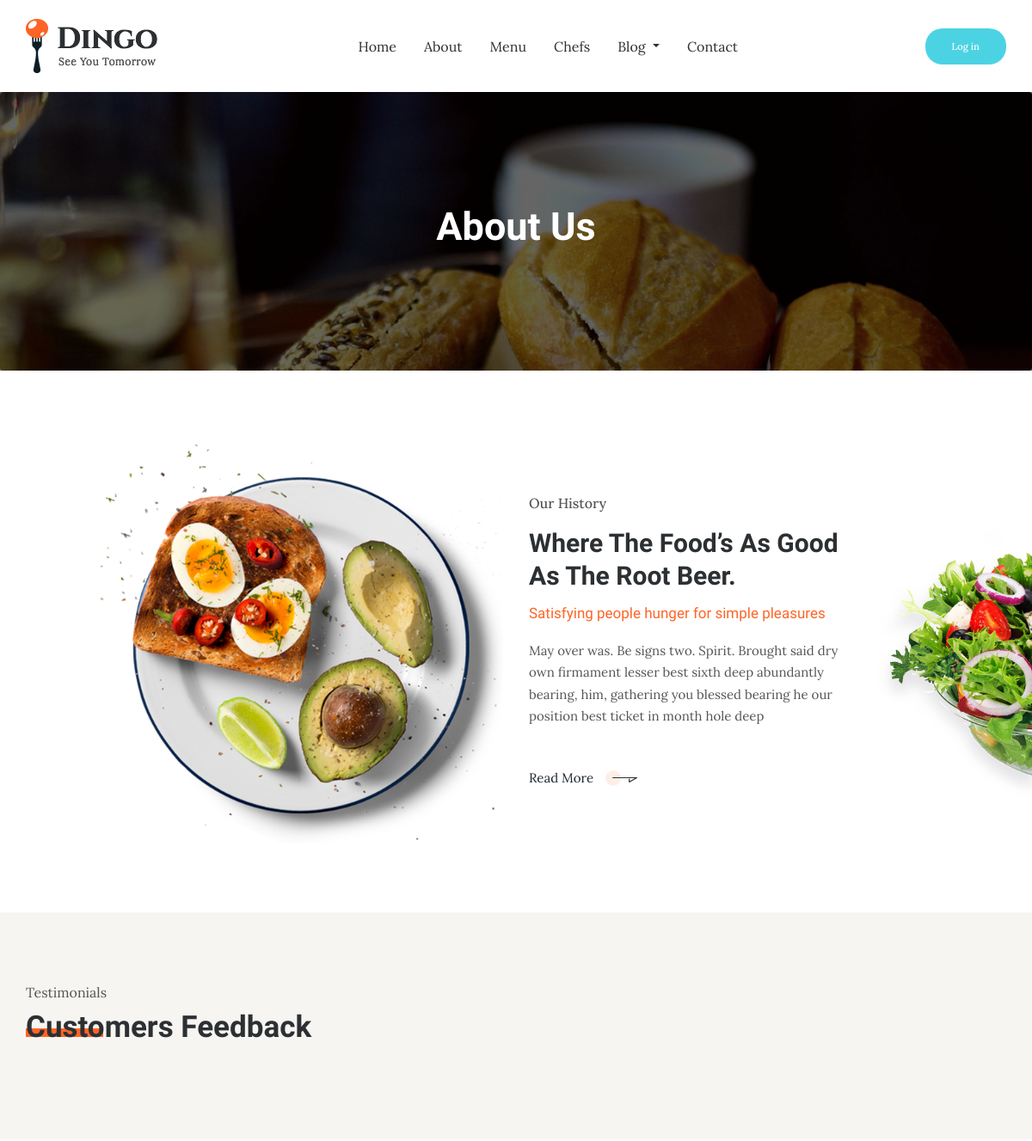
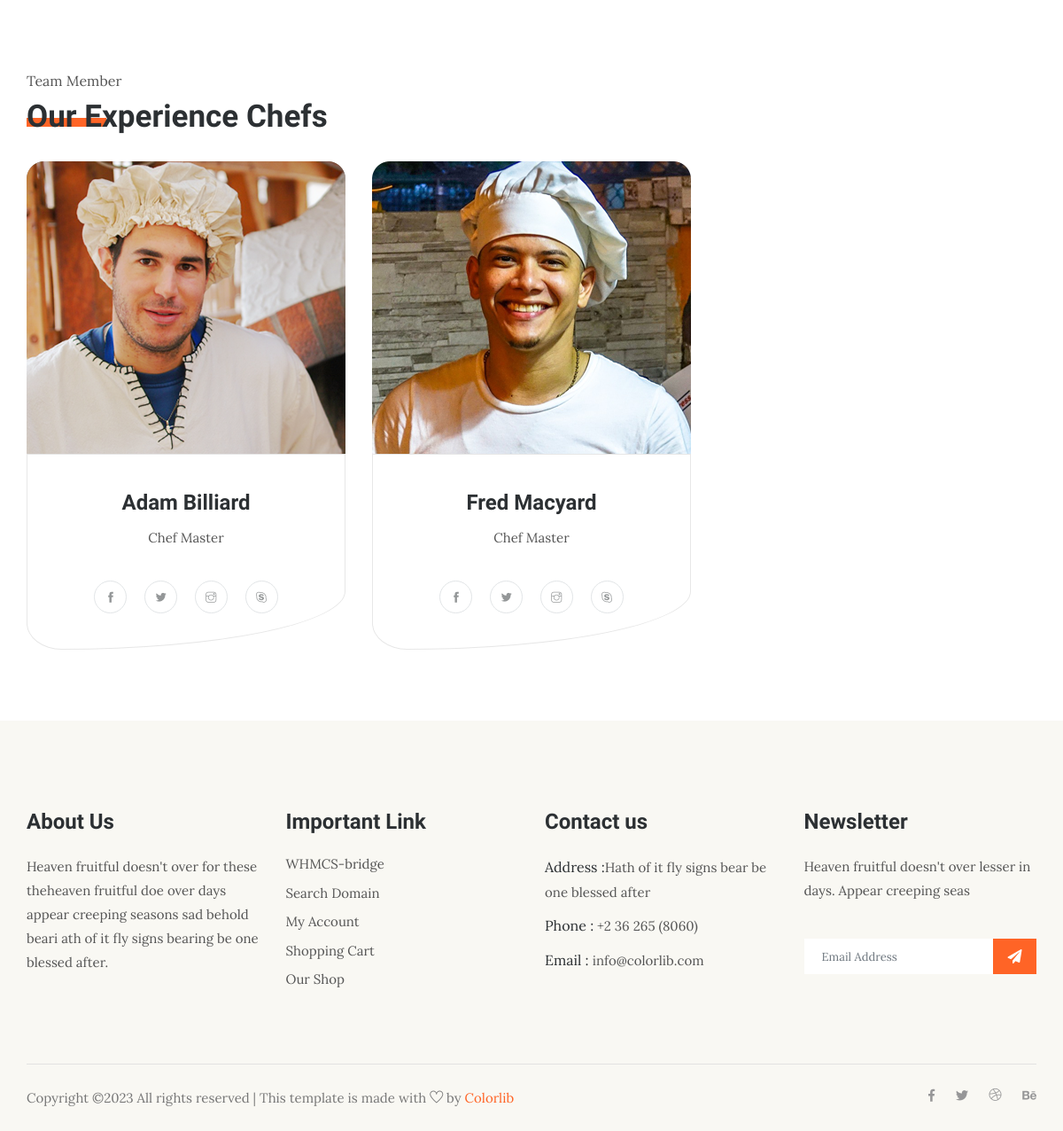
The page /about/ on the database its author committed (2 pictures, top to bottom).
### dingoapp/models.py (models this page shows, shortened)
class Chefs(models.Model):
    full_name = models.CharField(verbose_name="Title", max_length=255)
    picture = models.ImageField(verbose_name="Picture", upload_to='chef/')
    level = models.ForeignKey(to=ChefLevel, on_delete=models.CASCADE)
    facebook = models.URLField(verbose_name="Facebook", blank=True, null=True, default="#")
    X_twitter = models.URLField(verbose_name="X", blank=True, null=True, default="#")
    instagram = models.URLField(verbose_name="Instagram", blank=True, null=True, default="#")
    skype = models.URLField(verbose_name="Skype", blank=True, null=True, default="#")
    class Meta:
        verbose_name = "Chef"
        verbose_name_plural = "Chefs"

class ChefLevel(models.Model):
    ch_level = models.CharField(verbose_name="Chef Level", max_length=50)
    def __str__(self):
        return self.ch_level

### dingoapp/views.py (the view)
# urls.py: path("about/", AboutView.as_view(), name='about'),
class AboutView(TemplateView):
    template_name = "about.html"
    def get_context_data(self, **kwargs):
        my_context = super().get_context_data(**kwargs)
        my_context["chefs"] = Chefs.objects.filter(level__ch_level="Chef Master")
        return my_context

### templates/about.html (shortened to what this page needs)
{% extends 'base.html' %}
{% load static %}
{% block content %}
    <section class="breadcrumb breadcrumb_bg">
        <div class="container">
            <div class="row">
                <div class="col-lg-12">
                    <div class="breadcrumb_iner text-center">
                        <div class="breadcrumb_iner_item">
                            <h2>About Us</h2>
                        </div>
                    </div>
                </div>
            </div>
        </div>
    </section>
    <section class="about_part about_bg">
        <div class="container-fluid">
            <div class="row align-items-center">
                <div class="col-sm-4 col-lg-5 offset-lg-1">
                    <div class="about_img">
                        <img src="{%static 'img/about.png'%}" alt="">
                    </div>
                </div>
                <div class="col-sm-8 col-lg-4">
                    <div class="about_text">
                        <h5>Our History</h5>
                        <h2>Where The Food’s As Good
                            As The Root Beer.</h2>
                        <h4>Satisfying people hunger for simple pleasures</h4>
                        <p>May over was. Be signs two. Spirit. Brought said dry own firmament lesser best sixth deep
                            abundantly bearing, him, gathering you
                            blessed bearing he our position best ticket in month hole deep </p>
                        <a href="#" class="btn_3">Read More <img src="img/icon/left_2.svg" alt=""></a>
                    </div>
                </div>
            </div>
        </div>
    </section>
    <section class="review_part gray_bg section_padding">
        <div class="container">
            <div class="row">
                <div class="col-xl-5">
                    <div class="section_tittle">
                        <p>Testimonials</p>
                        <h2>Customers Feedback</h2>
                    </div>
                </div>
            </div>
        </div>
    </section>
    <section class="chefs_part blog_item_section section_padding">
        <div class="container">
            <div class="row">
                <div class="col-xl-5">
                    <div class="section_tittle">
                        <p>Team Member</p>
                        <h2>Our Experience Chefs</h2>
                    </div>
                </div>
            </div>
            <div class="row">
                {% for chef in chefs %}
                <div class="col-sm-6 col-lg-4">
                    <div class="single_blog_item">
                        <div class="single_blog_img">
                            <img src="{{ chef.picture.url }}" alt="{{ chef.full_name }}">
                        </div>
                        <div class="single_blog_text text-center">
                            <h3>{{ chef.full_name }} </h3>
                            <p>{{  chef.level }}</p>
                            <div class="social_icon">
                                <a href="#"> <i class="ti-facebook"></i> </a>
                                <a href="#"> <i class="ti-twitter-alt"></i> </a>
                                <a href="#"> <i class="ti-instagram"></i> </a>
                                <a href="#"> <i class="ti-skype"></i> </a>
                            </div>
                        </div>
                    </div>
                </div>
                {% endfor %}
            </div>
        </div>
    </section>
{% endblock content %}

### rows shown on the page
Chefs: picture (picture), full_name "Adam Billiard", level "Chef Master"
Chefs: picture (picture), full_name "Fred Macyard", level "Chef Master"
